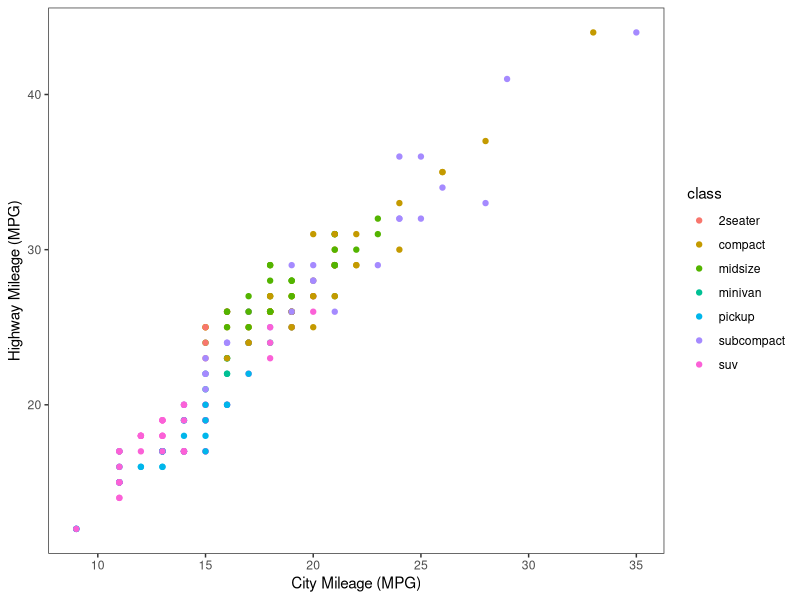
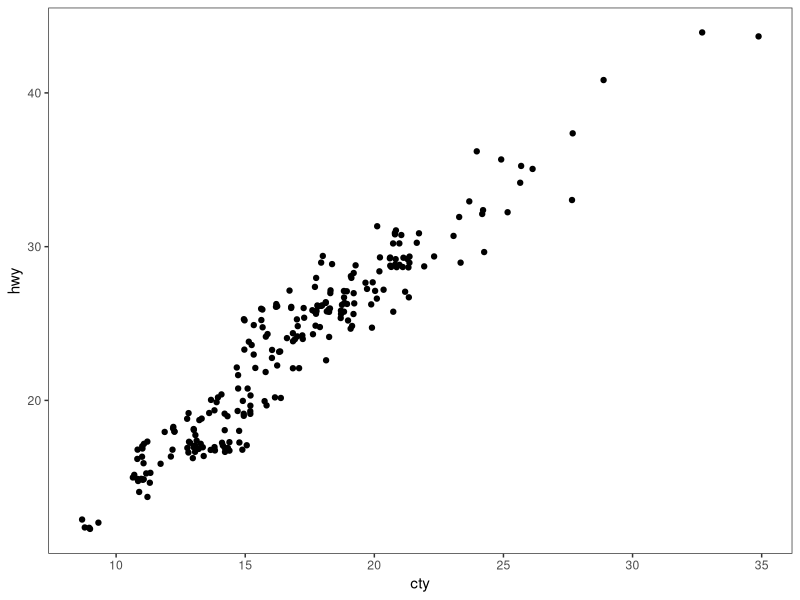
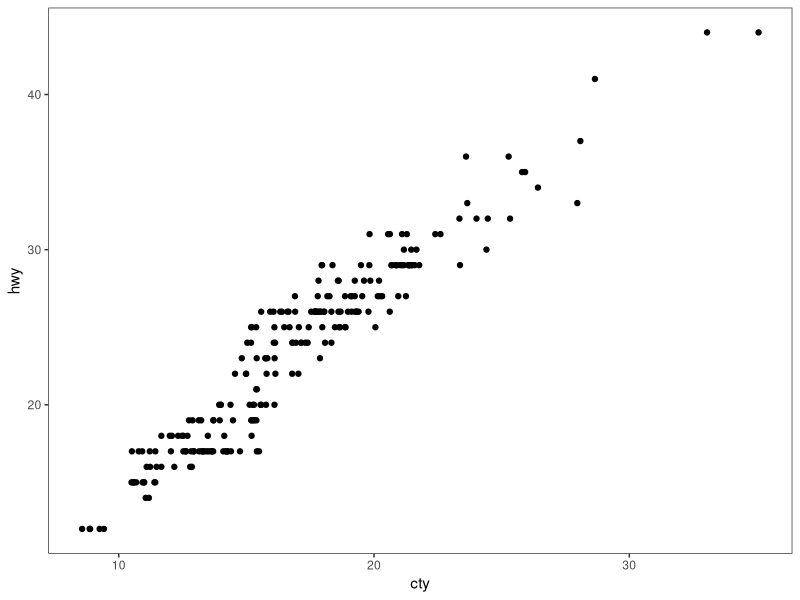
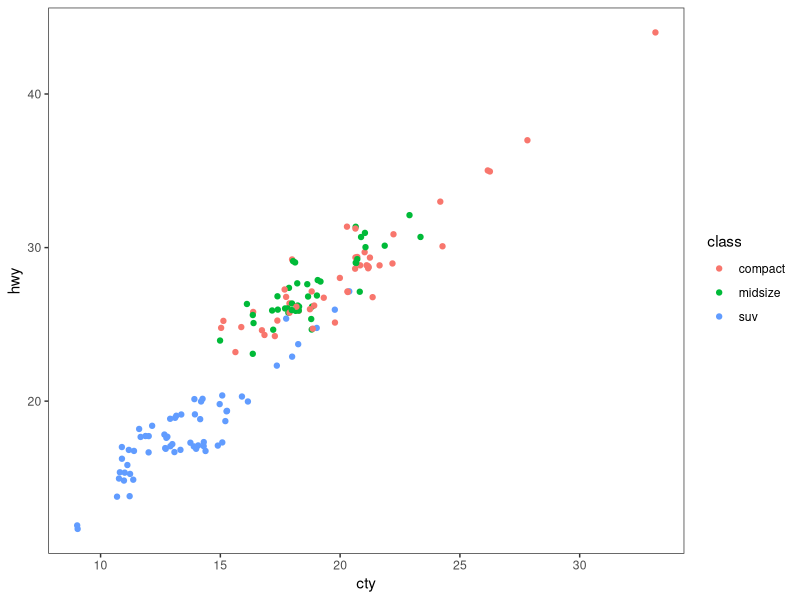
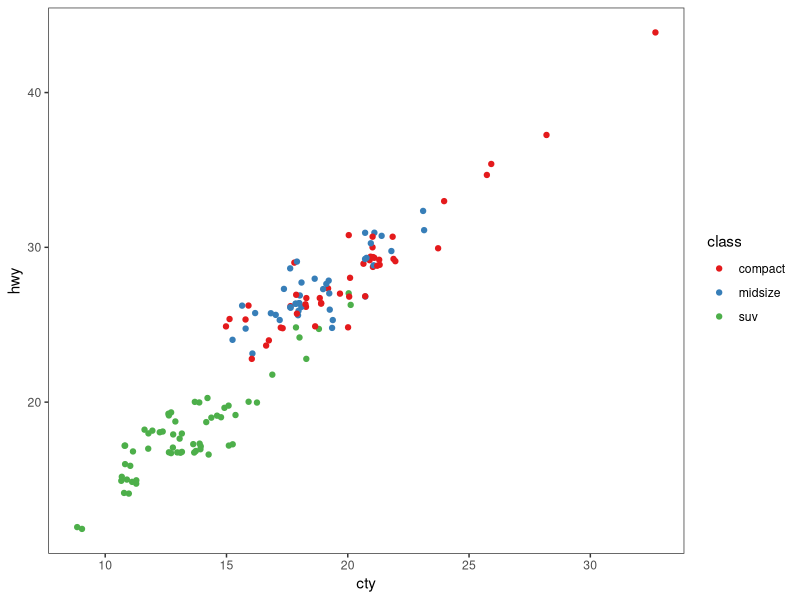
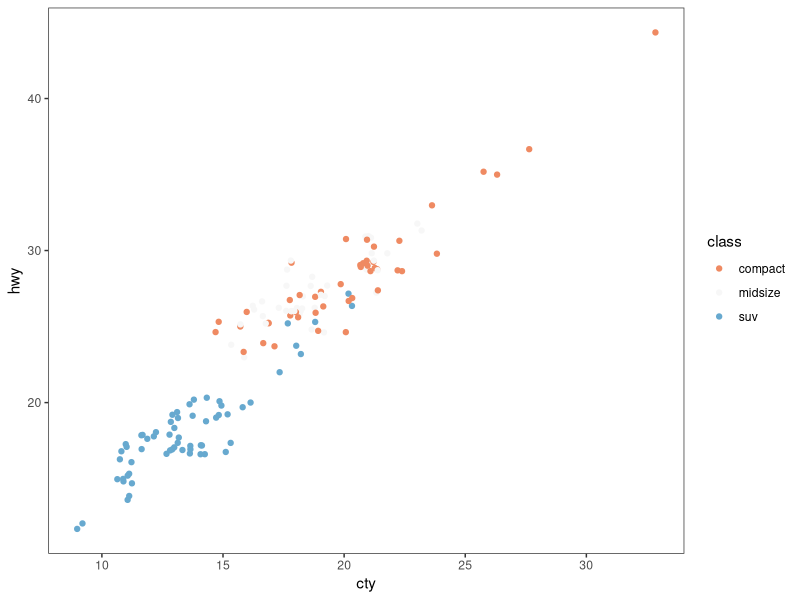
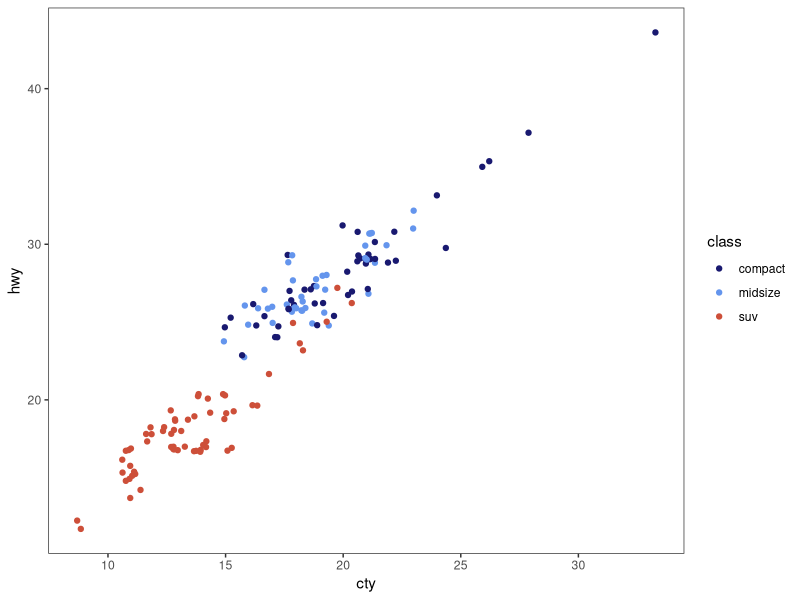
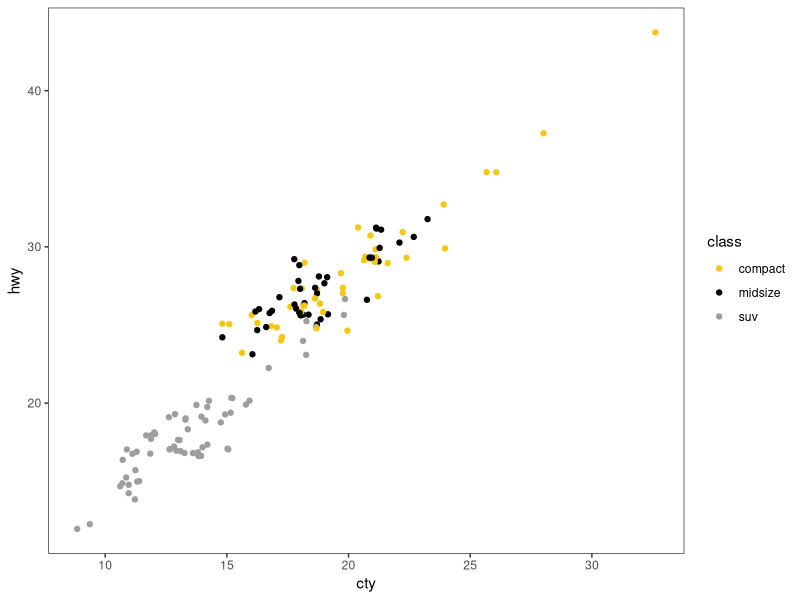

Source code (R) for these figures, in order: (Note: this script raises an error after producing the figures.)
# ---------------------------------------------------------- #
#### MODULE 3: Plot even more data!                       ####               
# ---------------------------------------------------------- #

## OBJECTIVE:
# 1. To develop a "grammar of graphics".
# 2. To become comfortable using ggplot2 for exploratory data visualization.


# ---------------------------------------------------------- #
#### SET UP:                                              ####
# ---------------------------------------------------------- #
# REMINDER: In RStudio, open the Rproject for our course (UNCG_DataWrangling), 
# pull any changes from GitHub, and navigate to the branch you created for 
# yourself (just a single branch for the whole semester) in RStudio's Git tab.
# Open this week's assignment in this new branch to complete and submit on GitHub.
# Ideally, you'll commit your answers a bit at a time as you work through
# this assignment, rather than committing all at once at the end.

# Reminder of some helpful resources for graphing in R:
# ggplot Cookbook: http://www.cookbook-r.com/Graphs/
# Official ggplot2 Book: https://ggplot2-book.org/
# Themes in ggplot2: https://ggplot2-book.org/polishing.html#themes

# In ggplot2, aesthetic means “something you can see”. Each aesthetic is a
# mapping between a visual cue and a variable.
# Examples include:
# position (i.e., on the x and y axes)
# color (“outside” color)
# fill (“inside” color)
# shape (of points)
# line type
# size

# Each type of geometric object (geom) accepts only a subset of all aesthetics.
# Refer to the geom help pages to see what mappings each geom accepts. Aesthetic
# mappings are set with the aes() function.

# TASK: We will be using the ggplot2 package for graphing. Fortunately, ggplot2 
# is nested within the tidyverse package (along with many others).
# Start by writing code to load the tidyverse library.
# HINT: see the end of assignment #1 if you forgot how to load a package.


# TASK: Write code below to set your theme to black and white and both your major
# AND minor gridlines to element_blank for all plots you'll be making today.
# HINT: Check back to last week's assignment section 1.9 for setting themes for
# all plots.

library(tidyverse)

theme_set(
  theme_bw() +
    theme(
      panel.grid.major = element_blank(),
      panel.grid.minor = element_blank()))


# ---------------------------------------------------------- #
#### 1.0 CORRELATION                                      ####
# ---------------------------------------------------------- #

# We learned how to make correlations last week, but it never hurts to get
# more practice! Let's start by using a data set built into ggplot2.
# The mpg dataset looks at the gas efficiency of different cars. Run the following
# code to load the data:
data(mpg, package = "ggplot2")

# TASK: Create a scatterplot (i.e., a dot plot) to relate city and highway mileage.
# Color the points by the class of car (class column) and label the x and y axis 
# to be more informative (City Mileage (MPG) vs Highway Mileage (MPG)).
# HINT: Refer back to last week's assignment or the ggplot help resources if you 
# forget how to make a scatterplot.

ggplot(mpg, aes(x = cty, y = hwy, color = class)) +
  geom_point() +
  xlab("City Mileage (MPG)") +
  ylab("Highway Mileage (MPG)")

# Looks alright, but the graph may be hiding some information...
# QUESTION: How many data points are in the mpg dataframe?

nrow(mpg)
##234

# QUESTION: Approximately how many dots are in the graph you just made? How does
# that compare to the number of observations in the dataframe?

##There are about 75 dots visible but there are actually 234 observations because many points overlap.

# Try another correlation-focused geom that addresses this problem by running
# the following code:
ggplot(data=mpg, aes(x=cty, y=hwy)) + 
  geom_jitter()


# QUESTION: What happened when you created the plot with geom_jitter?

##The points are spread out

# QUESTION: Run the code to create a plot using geom_jitter a second time. Then run it
# again and again. What happens each time? Why is this happening?

##The points shift around a little due to being randomly placed.

# TASK: The default in geom_jitter is to jitter (or slightly move) the points away
# from each other in both the x and y directions. Check the help file for geom_jitter
# and write code below to make a graph where you jitter points in only the x-dimension
# by 0.5.

ggplot(data = mpg, aes(x = cty, y = hwy)) + 
  geom_jitter(width = 0.5, height = 0)

# ---------------------------------------------------------- #
#### 1.1 DETOUR! COLORS, COLORS, COLORS                   ####
# ---------------------------------------------------------- #

# Our world is so colorful, and our graphs can be too! But we want to be mindful
# of our color choices to not only be beautiful, but also informative and accessible.

# TASK: Create a new dataframe that filters our mpg data down to only information
# for car classes compact, midsize, and suv using an %in% statement. Name your 
# new dataframe mpgSubset.
# HINT: Refer back to the Transform assignment if you want help with %in% (or 
# try googling!)

mpgSubset <- mpg %>%
  filter(class %in% c("compact", "midsize", "suv"))

# ggplot has lots of nice (and some not so nice) built-in color palettes that we 
# can use to fill our bars with color. Try running the following code:
ggplot(data=mpgSubset, aes(x=cty, y=hwy, color=class)) +
  geom_jitter()

# The code above supplies us with ggplot's default color palette, which I find not
# so pleasing. Let's try to change this!

# We can add a statement specifying the scale of colors we would prefer. One way
# to do this is to use other pre-set palettes from ggplot. Run the code below to 
# ask ggplot to use the color brewer's palette called Set 1.
ggplot(data=mpgSubset, aes(x=cty, y=hwy, color=class)) +
  geom_jitter() +
  scale_color_brewer(palette="Set1")

# Alternatively, we could use the "RdBu" palette:
ggplot(data=mpgSubset, aes(x=cty, y=hwy, color=class)) +
  geom_jitter() +
  scale_color_brewer(palette="RdBu")

# QUESTION: Investigate the color brewer's range of palettes at this website: 
# https://r-graph-gallery.com/38-rcolorbrewers-palettes.html
# What do you notice about the colors chosen from each of the palettes that we
# used above? (i.e., does it use the first three colors in the palette? The last
# three? Some other combination?)

##uses three colors from the chosen palette to match the three car classes. 

# We could also pick out EXACTLY which colors we want for our figure. 
# There are 4 main ways to specify colors in R:
### by name
### by number
### by Hex code
### with the rgb() function

# By Name: R allows you to call more than 600 colors by name! Run the following
# code to see a list:
colors()

# We can put in the colors we chose for each variable by adding the 
# scale_color_manual() function to our plot. Try it out by running the following
# code:
ggplot(data=mpgSubset, aes(x=cty, y=hwy, color=class)) +
  geom_jitter() +
  scale_color_manual(values=c('midnightblue', 'cornflowerblue', 'tomato3'))


# You can also chose colors by number, which are assigned in R.

# TASK: Copy and paste the code to make our scatterplot and replace the color names
# with three numbers of your choice (between 1 and 657). How does your new figure look?
# HINT: remember to remove the quotation marks when calling numbers.

ggplot(data = mpgSubset, aes(x = cty, y = hwy, color = class)) +
  geom_jitter() +
  scale_color_manual(values = c(23, 89, 456))

##Data is same just colors are changed black, yellow, grey.

# QUESTION: How do you think you could figure out which color name belongs to
# each color number?
# HINT: Try creating a dataframe from color() by passing it into the
# as.data.frame() function.

as.data.frame(colors())
##Turned colors into a dataframe

# You can also chose colors by Hex code. A Hex color code is a 6-symbol code made
# of up to three 2-symbol elements (6 symbols in length all together). Each of 
# the 2-symbol elements represents a color value in the Red-Green-Blue (RGB) color
# scale from 0 to 255. Hex codes are written with a # in front of them. Let's try
# out calling our colors using hex code.
ggplot(data=mpgSubset, aes(x=cty, y=hwy, color=class)) +
  geom_jitter() +
  scale_color_manual(values=c('#191970', '#6495ED', '#FF6347'))

# There are two great things about hex codes. First, you can call ANY color you 
# want with a hex code. That is, you're not limited to the 657 colors that are
# in ggplot. By specifying the color by hex code, you can pick literally anything!

# TASK: Google the search term "color picker". This should bring up google's color
# picker (in addition to a billion other color picking websites). Use this color
# picker to generate the hex codes for three new colors of your choice. Then copy
# and paste the above code, replacing the hex codes with your color choices.


# The second great thing about hex codes is that you can control the transparency
# of your colors. Transparency is set in a hex code by adding two extra symbols
# to the end, which together make up the "alpha" element. Adding 00 to the end 
# of your hex code will make your color completely transparent, while adding FF 
# to the end will make it completely opaque. Any number/letters in-between will 
# result in partial transparency. You can find a complete list of transparencies
# between 0-100% here: https://gist.github.com/lopspower/03fb1cc0ac9f32ef38f4

ggplot(data = mpgSubset, aes(x = cty, y = hwy, color = class)) +
  geom_jitter() +
  scale_color_manual(values = c("#2E86AB", "#F18F01", "#C73E1D"))

# TASK: Try out transparency by copying and pasting your graph code below and
# adding the alpha element to the end of each of your hex codes to make your
# first color 0% transparent, your second color 50% transparent, and your third
# color 100% transparent.

ggplot(data = mpgSubset, aes(x = cty, y = hwy, color = class)) +
  geom_jitter() +
  scale_color_manual(values = c("#2E86AB00", "#F18F0180", "#C73E1DFF"))

# QUESTION: What happened to the point that you set to 100% transparent?

##Became invisible

# Finally, we can set our colors using the rgb() function. This operates very
# similarly to the hex code, where you can pick exactly the color and transparency
# you want. Try it out by running the following code:
ggplot(data=mpgSubset, aes(x=cty, y=hwy, color=class)) +
  geom_jitter() +
  scale_color_manual(values=c(rgb(.10, .10, .44, 1), rgb(.39, .58, .93, 1), rgb(1.0, .39, .28, 1)))

# TASK: Modify the above code to make all of your points 50% transparent.

ggplot(data = mpgSubset, aes(x = cty, y = hwy, color = class)) +
  geom_jitter() +
  scale_color_manual(values = c(
    rgb(.10, .10, .44, .5),
    rgb(.39, .58, .93, .5),
    rgb(1.0, .39, .28, .5)))

# There are so many inventive and artistic people in the world who have expanded
# the offerings for colors in ggplot. Check out some notable ones listed below
# when choosing colors for this assignment.
### Color-blind friendly palettes: https://github.com/JLSteenwyk/ggpubfigs
### Color palettes from vintage National Parks posters: https://github.com/katiejolly/nationalparkcolors
### Color palettes based on Wes Anderson movies: https://github.com/karthik/wesanderson
### Color palettes from famous Dutch paintings: https://github.com/EdwinTh/dutchmasters


# ---------------------------------------------------------- #
#### 1.2 DETOUR! LEGENDS                                  ####
# ---------------------------------------------------------- #

# When you specify colors in your ggplot code, R throws in a bonus legend for free!
# However, this legend is often not as clear or visually appealing as we might 
# prefer. But as with all geometric objects in ggplot, legends can be easily altered.

# Run the following code to create a scatter plot. Feel free to modify the colors
# as you prefer!
ggplot(data=mpgSubset, aes(x=cty, y=hwy, color=class)) +
  geom_jitter()

# QUESTION: Where did ggplot get the legend title and values from?

##title from varibale name class and values from different categories in class column.

# We could change the title and values in our legend by altering the dataframe
# we are passing into ggplot. But that seems a bit drastic. Instead, we can 
# lean on the same code that specifies our color picks to alter the legend text.
# Try it out by running the following code:
ggplot(data=mpgSubset, aes(x=cty, y=hwy, color=class)) + ##makes the plot and maps cty to x, hwy to y, and class to color
  geom_jitter() + ##shifts points to avoid overlap
  scale_color_manual(values=c('#FCBA03', '#380754', '#496916'), ##choose colors for classes
                     name='Class of Car', ##changes legend title
                     breaks=c('suv', 'midsize', 'compact'), ##legend order
                     labels=c('SUV', 'Midsize', 'Compact')) ##make them all uppercase


# TASK: Label each line of the code above with what it is doing.
# HINT: Check the scale_color_manual help file or ggplot Cookbook for more info.



# IMPORTANT: It is important to pay attention to the order you provide ggplot with 
# your color choices and legend labels! Try running the following code:
ggplot(data=mpgSubset, aes(x=cty, y=hwy, color=class)) + 
  geom_jitter() + 
  scale_color_manual(values=c('#FCBA03', '#380754', '#496916'), 
                     name='Class of Car', 
                     breaks=c('suv', 'midsize', 'compact'), 
                     labels=c('Compact', 'SUV', 'Midsize')) 


# QUESTION: What is wrong with the code above? Why is it so important to be
# careful with the order you pass information into ggplot?

##Labels are in different order. ##Important to be careful so things like this where the legend becomes inaccurate don't happen.

# While changing the legend text and factor order takes place in the scale_color_manual
# step, moving the legend around on the graph page is part of the graph theme. We
# can try this out using the code below:
ggplot(data=mpgSubset, aes(x=cty, y=hwy, color=class)) + 
  geom_jitter() + 
  theme(legend.position='top')


# TASK: Modify the code above to have the legend display along the bottom of
# the figure.

ggplot(data=mpgSubset, aes(x=cty, y=hwy, color=class)) + 
  geom_jitter() + 
  theme(legend.position='bottom')

# We can also have the legend located within the area of the graph itself! We can 
# do this by specifying the coordinates for where the legend should go within the
# graph axes. First we set the legend position and then we set the anchoring 
# position by justifying the legend.
### bottom left: 0,0
### bottom right: 1,0
### top left: 0,1
### top right: 1,1

# Try it out by running the following code:
ggplot(data=mpgSubset, aes(x=cty, y=hwy, color=class)) + 
  geom_jitter() + 
  theme(legend.position=c(1,0), legend.justification=c(1,0))

# QUESTION: What happens if you don't include the code for legend justification
# above?

##legend may end up out of the graph

# TASK: Copy and paste the code from above. Modify it to place the legend in the
# upper left part of the graph.

ggplot(data=mpgSubset, aes(x=cty, y=hwy, color=class)) + 
  geom_jitter() + 
  theme(legend.position=c(0,1), legend.justification=c(0,1))

# Finally, we might want to remove the legend altogether! We would do so by
# modifying the theme as well. 

# TASK: Check the ggplot cookbook to find the legends section. Read what it says 
# about removing the legend. Then copy and paste the graph code from above. Modify
# the code to remove the legend.

ggplot(data=mpgSubset, aes(x=cty, y=hwy, color=class)) + 
  geom_jitter() + 
  theme(legend.position='none')


# ---------------------------------------------------------- #
#### 2.0 DEVIATION                                        ####
# ---------------------------------------------------------- #

# Used to compare variation in values between small number of items (or categories) 
# with respect to a fixed reference.

# Whether the graphical type is a deviation graph or a composition graph (or a 
# ranking graph) may depend on the underlying data structure.

# We used geom_bar() last week with factor data to create a bar graph. But
# geom_bar() is a bit tricky because it can make EITHER a bar graph or a histogram
# depending on the data you give it. The default of geom_bar() is to set stat to 
# count so if you give it just a continuous x value, it will make a histogram. Try
# it with the following code:
ggplot(data=mpg, aes(x=hwy)) + 
  geom_bar()

# In order to have the geom create bars and not a histogram, you must:
# 1) Set stat = identity
# 2) Provide both an x and a y inside the aes(), where x is either a character 
# or factor and y is numeric.

# TASK: Create a dataframe of summary statistics for the mpg data, calculating the
# mean, standard deviation, and standard error for highway mpg grouping by class.
# Name the resulting dataframe highwayMPG and your new variables hwy_mean, hwy_sd,
# and hwy_se.
# HINT: Look back at the Transform assignment if you forget how to summarize the
# data. Also recall, standard error = 1.96*standard deviation.


# TASK: Create a bar graph showing the average highway MPG on the y-axis and 
# car class on the x-axis. Fill the bars by class. Add in error bar caps that are 20%
# the width pf the bars.
# HINT: Don't forget to change stat from the default in your geom_bar() statement!


# ---------------------------------------------------------- #
#### 2.1 DETOUR! COLORS AND LEGENDS, AGAIN                ####
# ---------------------------------------------------------- #

# Recall that some geometric elements require fills instead of (or sometimes in
# addition to) colors.

# TASK: Create a bar graph with the mpg summary stats with the following parameters:
# (1) Black bar outline
# (2) Bars filled with the color brewer palette "Dark2" using the scale_fill_manual
#     statement
# (3) No legend
# (4) Informative x- and y-axis labels. 

# HINT: Carefully consider whether your color and/or fill should go within an aes() 
# statement, the scale_fill_manual or scale_color_manual statements, or neither.
# If in doubt, try a bunch of ways until it looks how we want it. And consult 
# your helpful ggplot resources on the web.


# ---------------------------------------------------------- #
#### 2.2 DETOUR! AXIS MODIFICATIONS                       ####
# ---------------------------------------------------------- #

# Run the following code, feeling free to modify colors as you prefer:
ggplot(data=highwayMPG, aes(x=class, y=hwy_mean, fill=class)) +
  geom_bar(stat='identity') 

# QUESTION: Where is ggplot getting the x-axis tick labels from?


# Often our tick labels are not the best. We can modify them to be more informative
# or visually appealing by directly modifying the dataframe, but again this feels
# a bit extreme. Instead, we can directly modify the scale of the axis. For axes
# that deal with categories, we are setting the discrete scale. Try it out by
# running the following code:
ggplot(data=highwayMPG, aes(x=class, y=hwy_mean, fill=class)) +
  geom_bar(stat='identity') +
  scale_x_discrete(labels=c('sport', 'compact', 'midsize', 'minivan', 'pickup', 'subcompact', 'SUV'))

# We can also change the scale of the continuous axes, including how large they are
# and where the tick marks fall as follows:
ggplot(data=highwayMPG, aes(x=class, y=hwy_mean, fill=class)) +
  geom_bar(stat='identity') +
  scale_y_continuous(breaks=seq(0, 50, 10)) +
  coord_cartesian(ylim=c(0,50))

# QUESTION: Try running the code above without the coord_cartesian() statement. 
# What is surprising about the resulting graph? Based on this result, what do you
# think the coord_cartesian() statement does?


# We can also add a statement into the scale discrete or continuous statements
# to name our axes, rather than putting in a whole separate step of xlab() or ylab().
# Try it out with the following code:
ggplot(data=highwayMPG, aes(x=class, y=hwy_mean, fill=class)) +
  geom_bar(stat='identity') +
  scale_x_discrete(name='Class of Car') +
  scale_y_continuous(name='Mean Highway MPG')


# Finally, we can flip our axes easily in ggplot as follows:
ggplot(data=highwayMPG, aes(x=class, y=hwy_mean, fill=class)) +
  geom_bar(stat='identity') +
  coord_flip()


# TASK: Let's put it all together. Make a graph of the mpg summary stats with the
# following specifications:
# (1) color by class of car using a color scheme of your choice (not the default)
# (2) plot the class of car on the x-axis and the highway MPG on the y axis
# (3) include better names for the x- and y-axis titles
# (4) include better names for the car classes
# (5) set the scale of the highway mpg to run from 0 to 30 with breaks every 5 
# (6) flip your axes
# (7) remove the legend


# ---------------------------------------------------------- #
#### 3.0 RANKING                                          ####
# ---------------------------------------------------------- #
# Used to compare the position or performance of multiple items with respect to 
# each other. Actual values matters somewhat less than the ranking.

# TASK: Create a dataframe of summary statistics for the mpg data, calculating the
# mean, standard deviation, and standard error for CITY mpg grouping by class.
# Name the resulting dataframe cityMPG and your new variables city_mean, city_sd,
# and city_se.
# HINT: Look back at the Transform assignment if you forget how to summarize the
# data. Also, standard error = 1.96*standard deviation.


# Now we want to plot our data in order from smallest to largest city MPG to get
# a ranking. To do so, we need to use the reorder() function to rearrange the data
# going into our x-axis.
ggplot(cityMPG, aes(x=reorder(class, city_mean), y=city_mean)) + 
  geom_bar(stat="identity")

# TASK: Recreate the above ranking figure to include the following:
# (1) class of car on the x-axis with informative axis and tick labels
# (2) MPG ordered from highest to lowest (hint: try google if you're unsure)
# (3) bars with dary grey outlines and filled by class with your favorite color scheme
# (4) error bars with end caps 30% the width of the bars
# (5) y-axis from 0 to 30 with tick marks every 5
# (6) no legend.


# ---------------------------------------------------------- #
#### 4.0 DISTRIBUTION                                     ####
# ---------------------------------------------------------- #
# When you have lots and lots of data points and want to study where and how the
# data points are distributed.

# Histograms can be accomplished with either geom_bar() or geom_histogram()
ggplot(mpg, aes(hwy)) + 
  geom_histogram()

# TASK: Recreate the graph above, but using geom_bar() instead


# TASK: Try making a histogram with the categorical variable 'manufacturer'.
# What error message do you get?


# QUESTION: What happens when you follow the advice of the error message and 
# make stat='count'?
ggplot(mpg, aes(manufacturer)) + 
  geom_histogram(stat="count")


# TASK: Make a boxplot comparing the distribution of cty (city mileage) for
# each class of car.
# HINT: Look back to last week if you forget how to make a boxplot.


# We can also make a different type of distribution, a violin plot using the 
# geom_violin statement as follows:
ggplot(mpg, aes(x=class, y=cty)) + 
  geom_violin()

# QUESTION: What does a violin plot show? Check google if you're unsure.


# ---------------------------------------------------------- #
#### 5.0 COMPOSITION                                      ####
# ---------------------------------------------------------- #
# Bar charts and pie charts are classic ways of showing composition of a dataset.

# TASK: Let's get some data for this task by determining the number of cars from 
# each car manufacturer in our mpg dataframe. We can do this as follows:
manufacturerFreq <- mpg %>% 
  group_by(manufacturer) %>% 
  summarize(frequency=length(manufacturer)) %>% 
  ungroup()

# TASK: Make a bar graph of the number of cars (frequency) by manufacturer using
# the dataframe we created above.


# We can switch the bar chart you created above into a pie chart simply by changing
# the coordinate system through a series of steps as follows:

ggplot(manufacturerFreq, aes(x=manufacturer, y=frequency)) +
  geom_bar(stat="identity") +
  coord_polar()

ggplot(manufacturerFreq, aes(x=manufacturer, y=frequency, fill=manufacturer)) +
  geom_bar(stat="identity") +
  coord_polar()

ggplot(manufacturerFreq, aes(x="", y=frequency, fill=manufacturer)) +
  geom_bar(stat="identity", width=1) +
  coord_polar()

ggplot(manufacturerFreq, aes(x="", y=frequency, fill=manufacturer)) +
  geom_bar(stat="identity", width=1) +
  coord_polar(theta="y")

ggplot(manufacturerFreq, aes(x="", y=frequency, fill=manufacturer)) +
  geom_bar(stat="identity", width=1) +
  coord_polar(theta="y", start=0) +
  theme_void() +
  theme(legend.title = element_text(size = 12.5), 
        legend.text  = element_text(size = 8.5),
        legend.key.size = unit(.75, "lines"))

# TASK: Annotate the code below to describe what each line does:
ggplot(manufacturerFreq, aes(x="", y=frequency, fill=manufacturer)) +
  geom_bar(stat="identity", width=1) +
  coord_polar(theta="y", start=0) +
  theme_void() +
  theme(legend.title = element_text(size = 12.5), 
        legend.text  = element_text(size = 8.5),
        legend.key.size = unit(.75, "lines"))


# ---------------------------------------------------------- #
#### 6.0 CHANGE                                           ####
# ---------------------------------------------------------- #

# Time series are often best visualized with line graphs. Let's try this out
# with some new data:
data("economics")

# TASK: Use the economics dataset to plot the number of people who are unemployed
# over time (unemploy vs date). Make a scatterplot, then connect the points with 
# lines using geom_line().
# HINT: use ?economics to get more information about this dataset.




# ---------------------------------------------------------- #
#### GROUPS AND MAPS                                      ####
# ---------------------------------------------------------- #

# Let's save these for group project options, this assignment is really long!









# REMEMBER: Save and push your script when you're done with this assignment!
